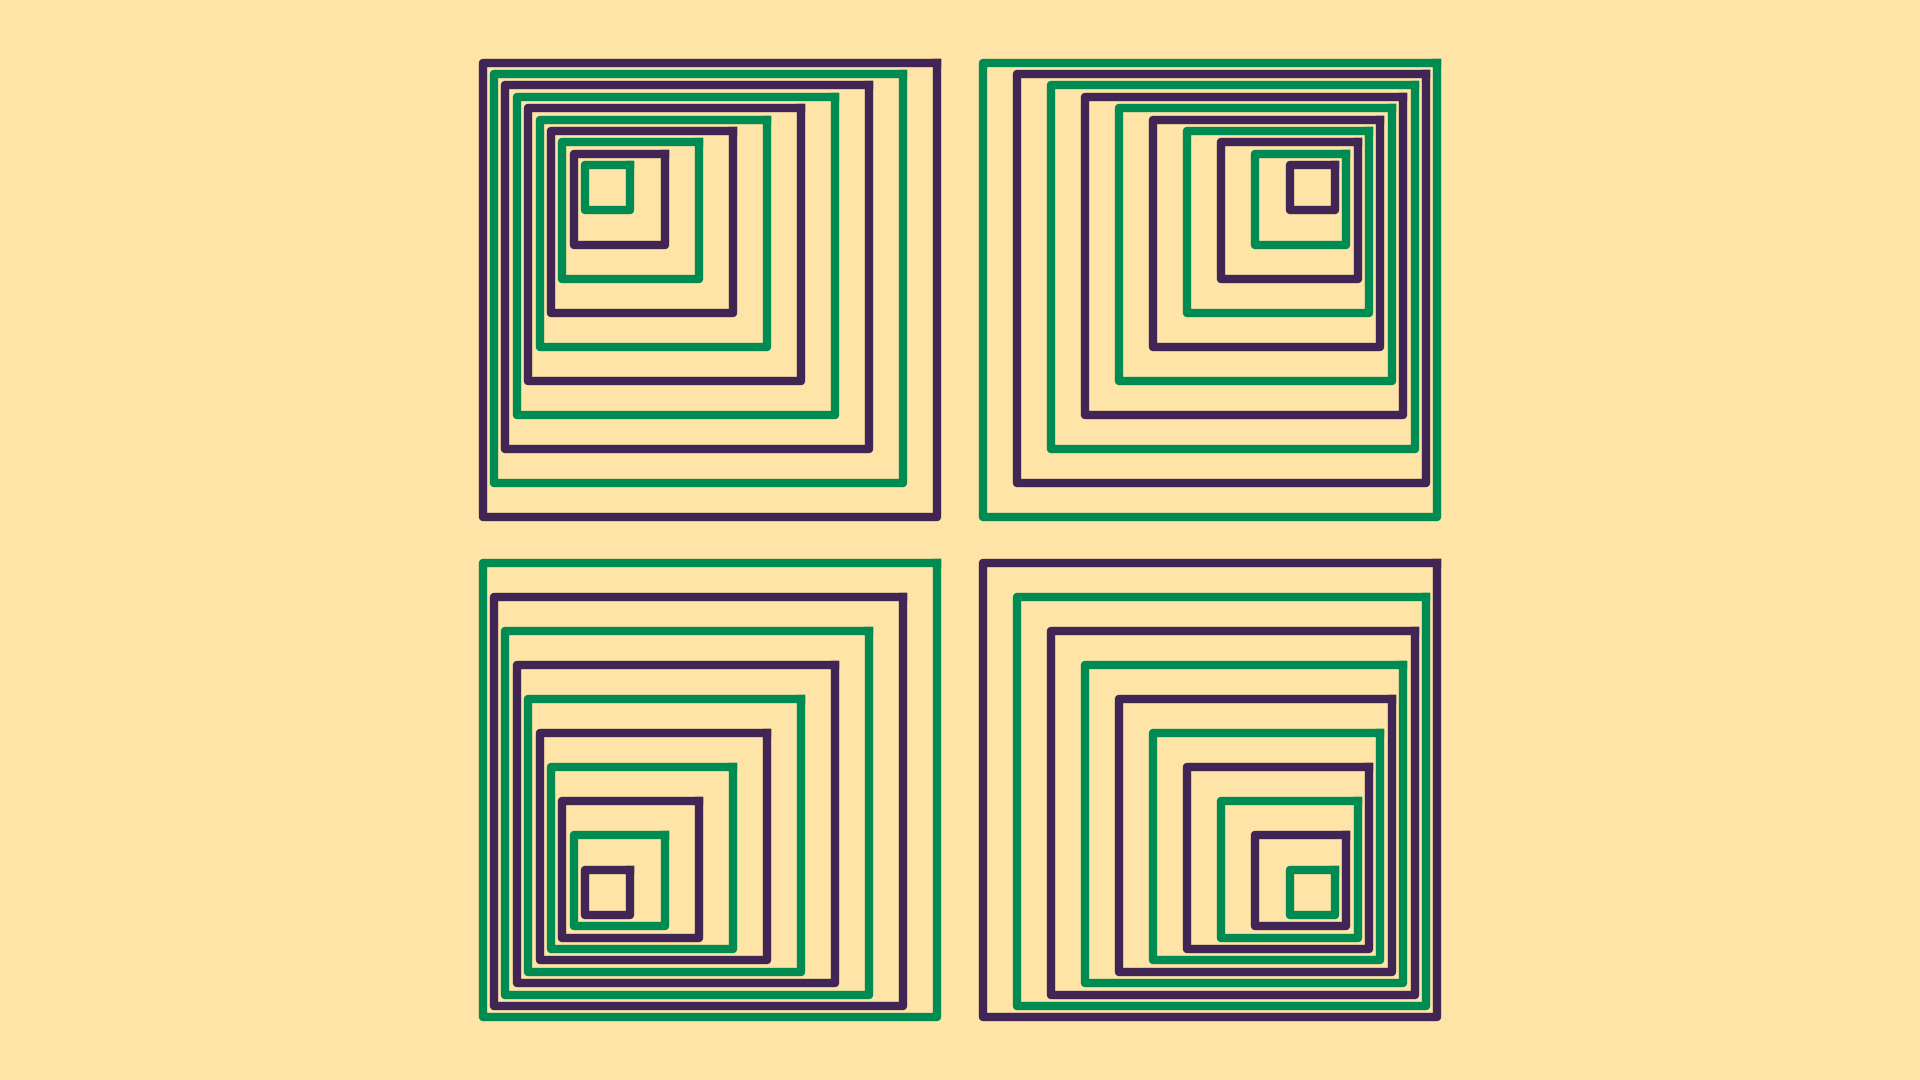

The script that drew this image:
from pathlib import Path

import matplotlib.pyplot as plt
import numpy as np


def main() -> None:
    # config
    fp: Path = Path(__file__).resolve().with_suffix(".png")
    plt.rcParams["figure.dpi"] = 100
    plt.rcParams["figure.figsize"] = [19.2, 10.8]
    c0: str = "#FFE4A8"
    c1: str = "#008B52"
    c2: str = "#412554"
    # generate figure
    fig: plt.Figure
    ax: plt.Axes
    fig, ax = plt.subplots()
    # plot
    col: list[str] = [c1, c2]
    x: np.ndarray = np.array([1, 1, -1, -1, 1])
    y: np.ndarray = np.array([1, -1, -1, 1, 1])
    for i in range(2):
        for j in range(2):
            ci = 2*i-1
            cj = 2*j-1
            for k in range(11):
                c: float = 1.1 + 0.05*k
                r: float = 1 - 0.1*k
                ax.plot(r*x+c*ci, r*y+c*cj, color=col[(i+j+k)%2], linewidth=6)
    # arrange
    #ax.set_xlim(-1.1, 1.1)
    #ax.set_ylim(-1.1, 1.1)
    ax.axis("off")
    ax.set_aspect("equal")
    ax.set_facecolor(c0)
    fig.set_facecolor(c0)
    fig.tight_layout()
    # output
    fig.savefig(fp)
    plt.cla()
    plt.clf()
    plt.close(fig)
    return None


if __name__ == "__main__":
    main()
